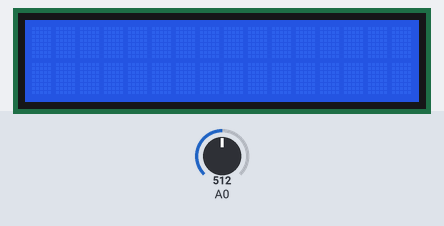
Bench run of a sketch on a simulated Arduino Uno, built with avr-gcc and run on an emulated ATmega328P. On the bench: 16×2 character LCD. The test bench sets the inputs (shaded band); at power-on: A0 = 512. What the sketch prints to the serial monitor is not drawn.

Above: at 1.2 s.
1.3 s: A0 set to 81
2.8 s: A0 set to 72
At 3.9 s:
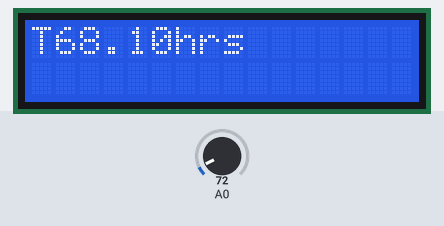
4.3 s: A0 set to 0
At 5.3 s:
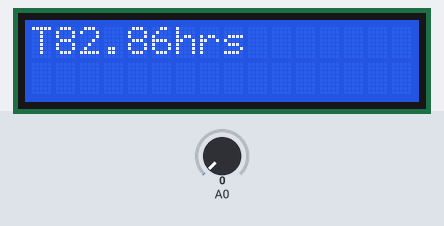
Timing chart, 0 to 7.3 s (numbered marks = the images above; inputs shaded):
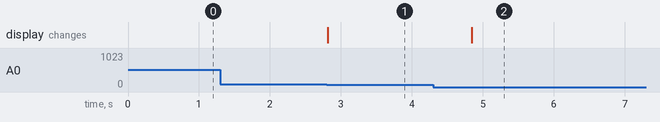

Measured:
- the behaviour switches between 76 and 75 on A0 (found by bisection; images 0 and 1)
- after the input at 1.3 s, every drawn part: stays the same
- after the input at 2.8 s, the display: changes at once (image 1)
- after the input at 4.3 s, the display: changes after 0.54 s (image 2)

The sketch:

SOURCECODE.INO
```cpp
 #include<LiquidCrystal.h>
LiquidCrystal lcd (2,4,8,9,10,11);
void setup() {
  // put your setup code here, to run once:
  pinMode(A0,INPUT);
   lcd.begin(16,2);
  Serial.begin(9600);
}

void loop() {
  // put your main code here, to run repeatedly:
  int data;
  float a,x,y,p,f;
  data=analogRead(A0);
  a=(500.0*data)/1023;
  f=(a*1.8)+32;
  delay(10);
   x=98.4-f;
   if(x>0)
    {
      y=12*1.4;
      if(x-y==0)
      {
        lcd.clear();
       lcd.print("T=12hrs");
       //lcd.cursor(0,1);
        Serial.println("12");
        delay(1000);
      }
      else if(x-y>0)
      {

        p=(x-y)/0.7;
        p=p+12;
        lcd.clear();
        //lcd.cursor(0,1);
       lcd.print("T");
       lcd.print(p);
       lcd.print("hrs");
        Serial.println(p);
        delay(1000);

      }
      else
      {
       p=f/1.4;
       lcd.clear();
      // lcd.cursor(0,1);
       lcd.print("T");
       lcd.print(p);
       lcd.print("hrs");
        Serial.println(p);
        delay(1000);
      }
    }

       Serial.println(a);

    }
```
